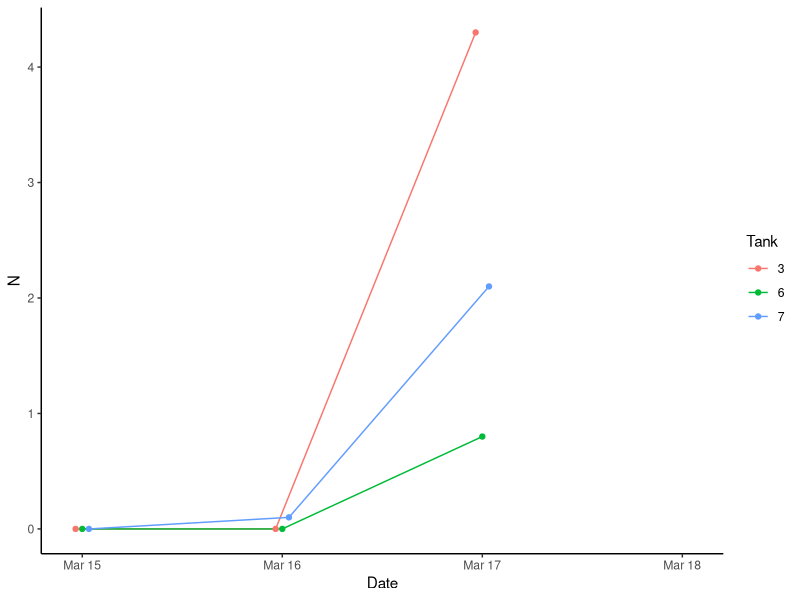
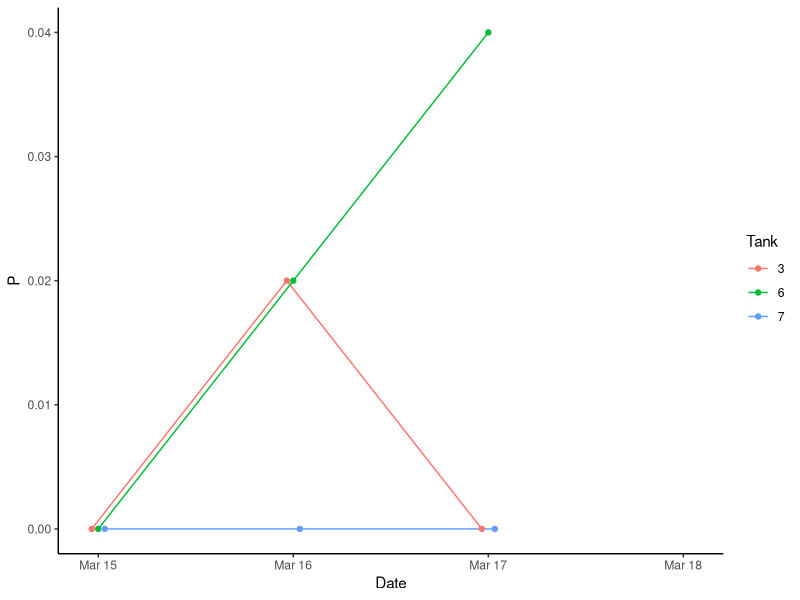
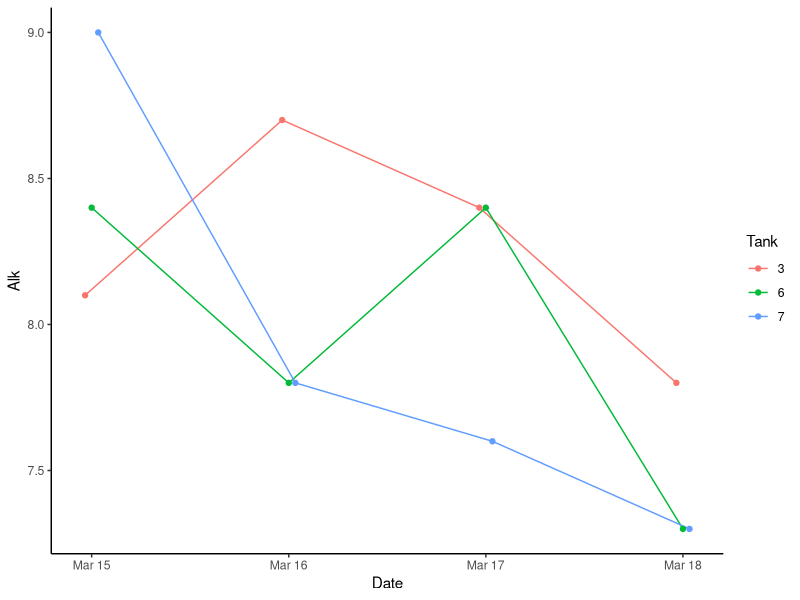
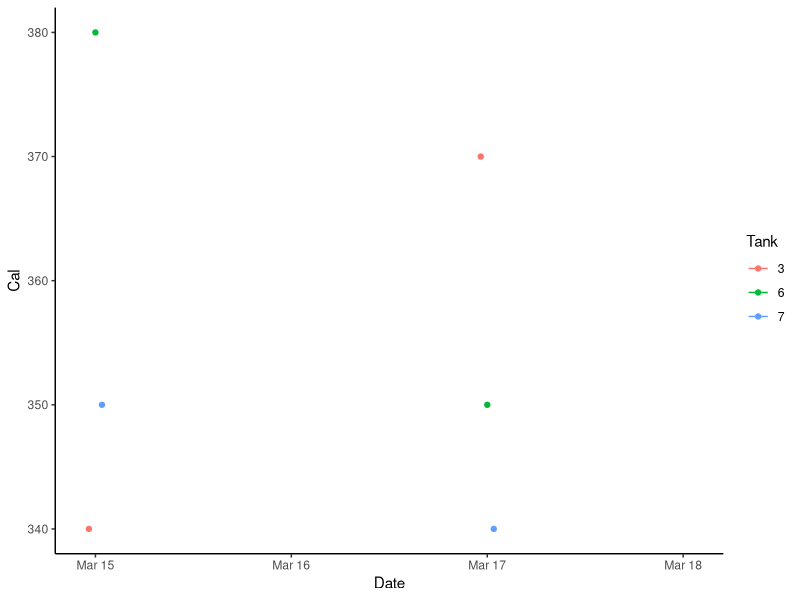

Reproduce these figures in R, in order. (Note: this script raises an error after producing the figures.)
## ---- chunk 1
knitr::opts_chunk$set(echo = TRUE)

library(tidyverse)
library(lubridate)


## ---- chunk 2
df<-read.csv("GT23 Chemistry.csv")
df<-as_tibble(df)
df<-df%>%
  mutate_at(vars(Tank), factor)

df$Date<-mdy(df$Date) #formate date
  
## ---- chunk 3

pd <- position_dodge(0.1)


# Plot N
N_plot<-ggplot(df, aes(x=Date, y=N, group=Tank)) +
  geom_line(aes(color=Tank),position = pd)+
  geom_point(aes(color=Tank),position = pd)+
  theme_classic();N_plot

# Plot P
P_plot<-ggplot(df, aes(x=Date, y=P, group=Tank)) +
  geom_line(aes(color=Tank),position = pd)+
  geom_point(aes(color=Tank),position = pd)+
    theme_classic();P_plot

# Plot Alk
A_plot<-ggplot(df, aes(x=Date, y=Alk, group=Tank)) +
  geom_line(aes(color=Tank),position = pd)+
  geom_point(aes(color=Tank),position = pd)+
    theme_classic();A_plot

# Plot Cal
C_plot<-ggplot(df, aes(x=Date, y=Cal, group=Tank)) +
  geom_line(aes(color=Tank),position = pd)+
  geom_point(aes(color=Tank),position = pd)+
    theme_classic();C_plot

# Plot Mg
M_plot<-ggplot(df, aes(x=Date, y=Mg, group=Tank)) +
  geom_point(aes(color=Tank), position=pf)+
    geom_line(aes(color=Tank),position = pd)+
    theme_classic();M_plot


#print all plots together
grid.arrange(N_plot, P_plot,A_plot,C_plot,M_plot, nrow = 5)

